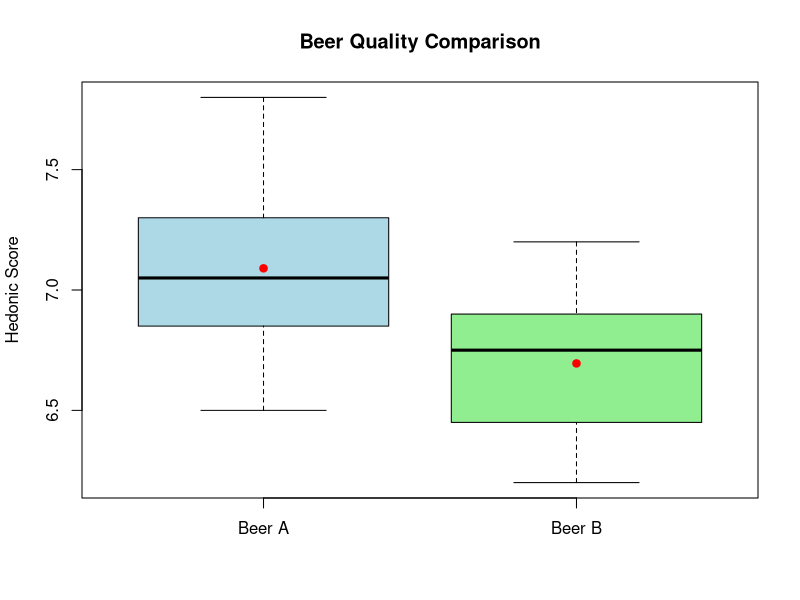

Recreate this plot in R.
## ---- chunk 1
#| echo: true
#| output-location: fragment
# Perform the binomial test
binom.test(52, 80, p=0.5)
## ---- chunk 2
#| echo: true
#| output-location: fragment
# Test if the new formulation is significantly better ("greater")
binom.test(63, 100, p=0.5, alternative="greater")
## ---- chunk 3
#| echo: true
# Data for two beers
beer_A = c(7.2, 6.5, 7.8, 6.9, 7.1, 6.8, 7.5, 7.0, 6.7, 7.3,
           6.9, 7.4, 7.1, 6.8, 7.2, 7.6, 6.9, 7.0, 7.3, 6.8)

beer_B = c(6.8, 6.2, 7.0, 6.5, 6.9, 6.4, 7.1, 6.7, 6.3, 6.9,
           6.5, 7.0, 6.8, 6.4, 6.9, 7.2, 6.5, 6.6, 6.8, 6.4)

# Shapiro-Wilk Normality Test
shapiro.test(beer_A)
shapiro.test(beer_B)
## ---- chunk 4
#| echo: true
#| fig-align: center
boxplot(beer_A, beer_B, 
        names=c("Beer A", "Beer B"),
        main="Beer Quality Comparison",
        ylab="Hedonic Score",
        col=c("lightblue", "lightgreen"))
points(1:2, c(mean(beer_A), mean(beer_B)), col="red", pch=19)
## ---- chunk 5
#| echo: true
# Perform the paired t-test
t.test(beer_A, beer_B, paired=TRUE)
## ---- chunk 6
#| echo: true
# Generate sample data
set.seed(123)
cheese_X = rnorm(25, mean=6.5, sd=1.2)
cheese_Y = rnorm(30, mean=7.1, sd=1.1)

# Check homogeneity of variances
var.test(cheese_X, cheese_Y)

# Perform Independent t-test
t.test(cheese_X, cheese_Y)
## ---- chunk 7
#| echo: true
# Create the contingency table
acceptance_data = matrix(c(45, 12, 18, 25), 
                        nrow=2,
                        dimnames=list(
                          "Old Formula" = c("Accept", "Reject"),
                          "New Formula" = c("Accept", "Reject")))

print(acceptance_data)

# Perform the McNemar test
mcnemar.test(acceptance_data, correct=FALSE)
## ---- chunk 8
#| echo: true
#| warning: false
# Install and load the pwr package
if(!require(pwr)) install.packages("pwr")
library(pwr)

# Calculate sample size
pwr.p.test(h=0.5, sig.level=0.05, power=0.80)
## ---- chunk 9
#| echo: true
# a) Statistical test
result1 = binom.test(71, 120, p=0.5)
print(result1)
## ---- chunk 10
#| echo: true
wine_conventional = c(7.5, 6.8, 7.2, 6.9, 7.8, 7.1, 6.5, 7.4, 7.0, 6.9, 7.3, 7.6, 6.8, 7.2, 7.1)
wine_organic = c(7.8, 7.2, 7.5, 7.3, 8.1, 7.4, 6.9, 7.7, 7.3, 7.2, 7.6, 7.9, 7.1, 7.5, 7.4)

# a) Check normality of differences
shapiro.test(wine_organic - wine_conventional)

# b) Perform paired t-test (since data is normal)
t.test(wine_organic, wine_conventional, paired=TRUE)
